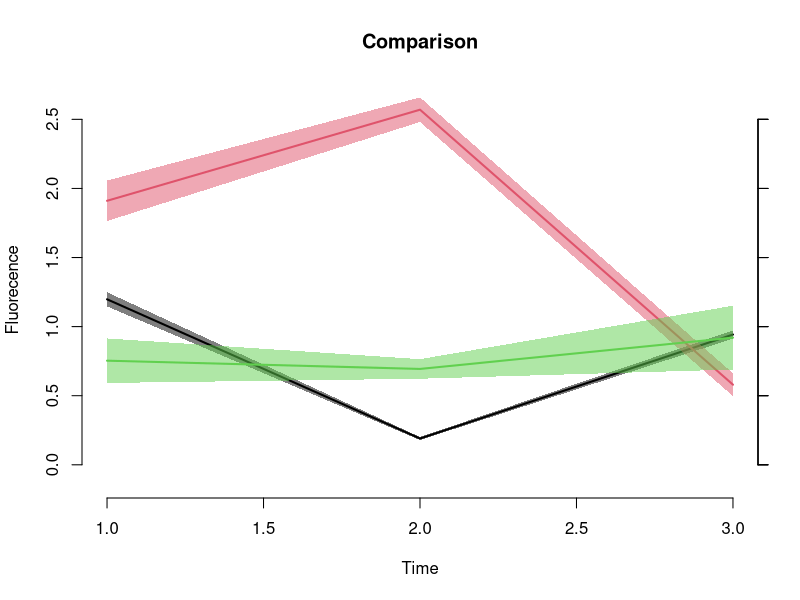
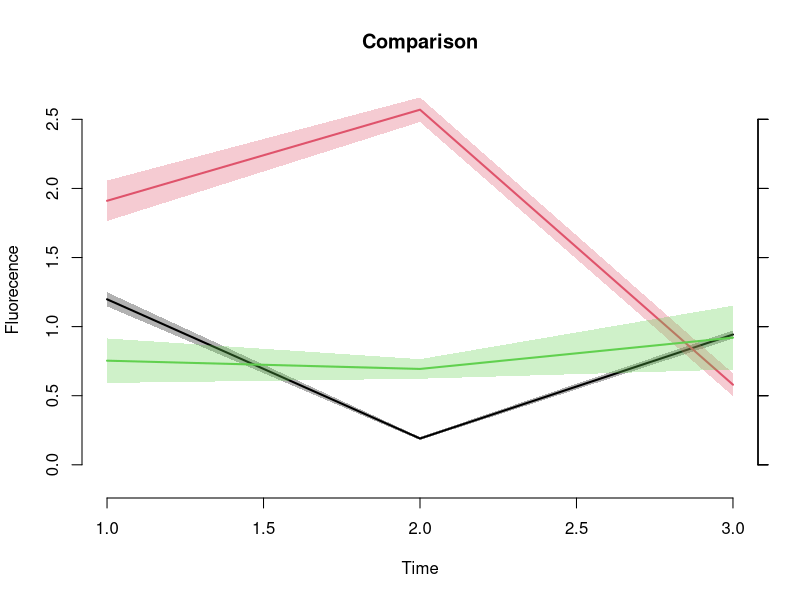

Source code (R) for these figures, in order:
#To install any of these packages just run: install.packages("name-of-package)
library(lattice)
library(gridBase)
library(MASS)
library(RColorBrewer)

GetColorHexAndDecimal<-function(color){
  c<-col2rgb(color)
  sprintf("#%02X%02X%02X", c[1],c[2],c[3])
} 

addalpha<-function(colors, alpha=1.0){
  r<-col2rgb(colors, alpha=T)
  # Apply alpha
  r[4,]<-alpha*255
  r<-r/255.0
  return(rgb(r[1,], r[2,], r[3,], r[4,]))
}

plotShadow<-function(meanvalues,sdvalues,myalpha=0.5,mylwd=2,myxlab="Time",myylab="Fluorecence",mymain="Comparison",filename="shadowcurve.png"){
  #reading the number of points in X-axis
  npoints<-length(meanvalues[1,]);
  #reading the number of lines to be plotted
  ndatasets<-length(meanvalues[,1]);
  #reading the Y-range
  maxYvalue<-max(meanvalues+sdvalues);
  minYvalue<-min(meanvalues-sdvalues);
  minXvalue<-1;
  maxXvalue<-ndatasets;

  #creating the colors for the lines and for the shadows
  line_cols<-sapply(1:ndatasets,GetColorHexAndDecimal)
  shade_cols<-as.character(lapply(line_cols,addalpha,alpha=myalpha));
  
  png(filename,width=1980,height=1280,res=300);
  plot(c(minXvalue,maxXvalue),c(minYvalue,maxYvalue),type="n",
       ylim=c(minYvalue,maxYvalue),xlim=c(minXvalue,maxXvalue),
       xlab=myxlab,ylab=myylab,pch=3,cex=1.5, bty = "n",
       main = mymain);
  
  for(i in 1:ndatasets){
    #reading the mean and sd referent to each dataset 'i'
    fit<-meanvalues[i,];
    sd<-sdvalues[i,];

    #defining the covariates (x values)
    covariates<-minXvalue:maxXvalue;
    i.for <- order( covariates )
    i.back <- order( covariates,decreasing=TRUE )
    x.polygon <- c( covariates[i.for] , covariates[i.back] );
    #lower limit of the shadow
    lcl <- fit - sd;
    #upper limit of the shadow
    ucl <- fit + sd;
    y.polygon <- c( ucl[i.for] , lcl[i.back] )
    polygon( x.polygon , y.polygon , col = shade_cols[i] , border = NA ,cex=1.5)
    lines( covariates[i.for], fit[i.for], col = line_cols[i] , lwd = mylwd ,cex=1.5)
#    axis(3,labels=FALSE);
    axis(4,labels=FALSE,cex=1.5);
  }
  dev.off();
}
  

#how to run

#First read your data into a matrix format
#Each line represents an experiment
#Each column represents a time step
data1<-runif(20)*2;
sd1<-runif(20)*0.1;
data2<-runif(20)*3;
sd2<-runif(20)*0.15;
data3<-runif(20)*1;
sd3<-runif(20)*0.25;
#In this example we have mean and standard deviation values for 3 experiments with 20 time steps each one
mymean<-as.matrix(rbind(data1,data2,data3))
mysd<-as.matrix(rbind(sd1,sd2,sd3))

#Then call the function plotShadow. The only mandatory parameters are the matrix of mean values and the matrix os std. deviation values
plotShadow(mymean,mysd)
#But you can also customize the level of transparency (alpha), the x and y labels (myxlab, myylab), the title of the plot (mymain), and the name of the output file (filename) 
plotShadow(mymean,mysd,myalpha=0.3,mylwd=2,myxlab="Time",myylab="Fluorecence",mymain="Comparison",filename="shadowcurve.png")
  
  
